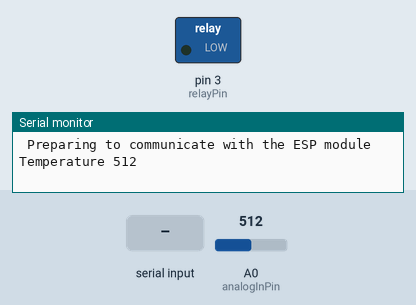
This sketch was run on a simulated Arduino Uno, built with avr-gcc and run on an emulated ATmega328P. On the bench: switched loads named in the sketch (green lamp = pin HIGH), the last lines printed to the serial monitor. The test bench sets the inputs (shaded band); at power-on: A0 (analogInPin) = 512.

Above: at 4.2 s.
4.3 s: "6" received over the second serial link
At 7.2 s:
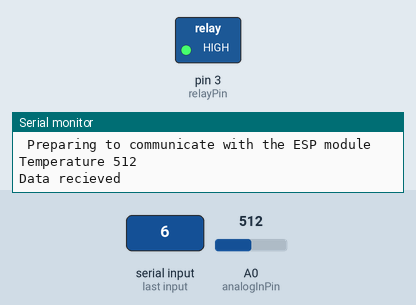
Timing chart, 0 to 8.7 s (numbered marks = the images above; inputs shaded):
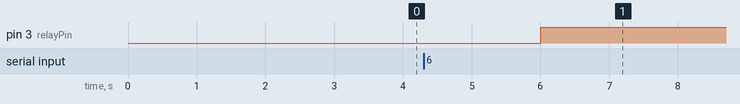

The sketch:

ArduinoToEsp.ino
```cpp
/*------------------------------------------------------------------------------
  28/02/2019
  Author: Maxim N. & Temesgen B.
  Based on: Makerbro
  Platform: Arduino Uno
  Language: C++/Arduino
  File: ArduinoToEsp.ino
  ------------------------------------------------------------------------------
  Description:
  This application uses virtual serial port for transmitting data from sensors to
  the wifi module.It also recieves commands from the ESP module for controlling
  the connected actuators.
  ------------------------------------------------------------------------------*/

#include <SoftwareSerial.h>
SoftwareSerial ESP_Serial(10,11); //Rx,Tx

const int analogInPin = A0;  // Analog input pin that the potentiometer is attached to
const int relayPin = 3; // Digital output pin for the relay
int sensorValue = 0;
boolean flag = false;
void setup() {
  Serial.begin(9600);
  ESP_Serial.begin(115200);
  pinMode(relayPin, OUTPUT);
  delay(3000);
  Serial.println(" Preparing to communicate with the ESP module");
}

void loop() {
   if(ESP_Serial.available() > 0){
    char c[] = {(char)ESP_Serial.read()};
    if ( c[0] =='6') {
   Serial.println("Data recieved");
    if (flag)
      digitalWrite(relayPin, LOW);
    else
      digitalWrite(relayPin, HIGH);
    flag = !flag;
}
  }

  else{
  sensorValue = analogRead(analogInPin);

  ESP_Serial.print("Temperature "); //data to ESP module
  ESP_Serial.println(sensorValue);
  Serial.print("Temperature "); // For debug purpose
  Serial.println(sensorValue);
}
  delay(3000);
  Serial.flush();
}
```

Measured:
- after the input at 4.3 s, pin 3 (relayPin): LOW → HIGH after 1.7 s
